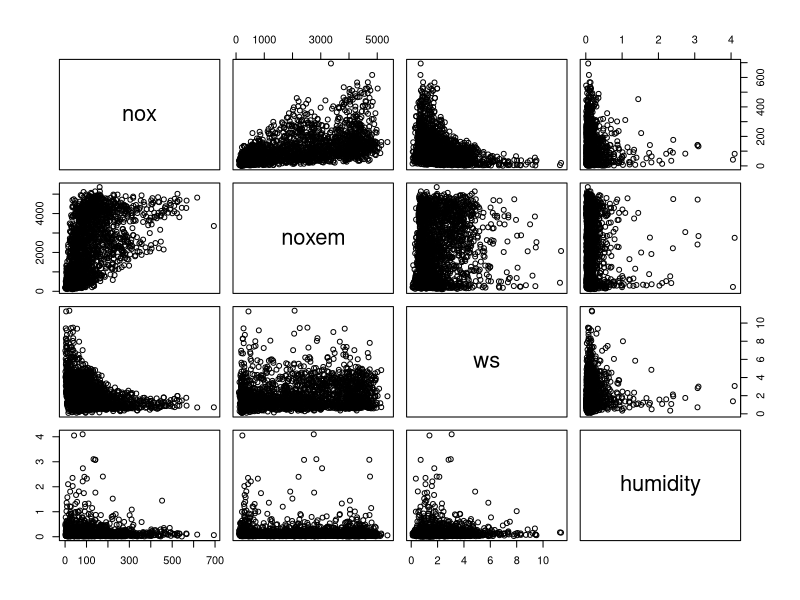
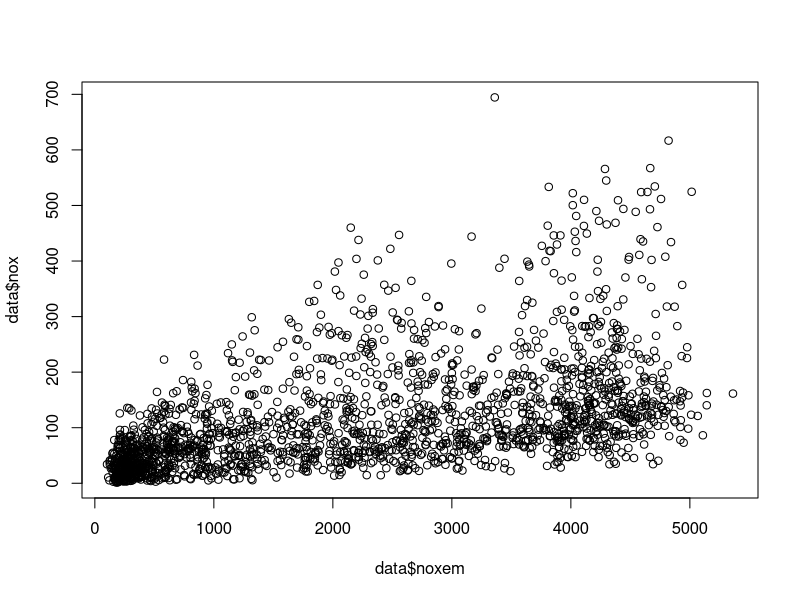
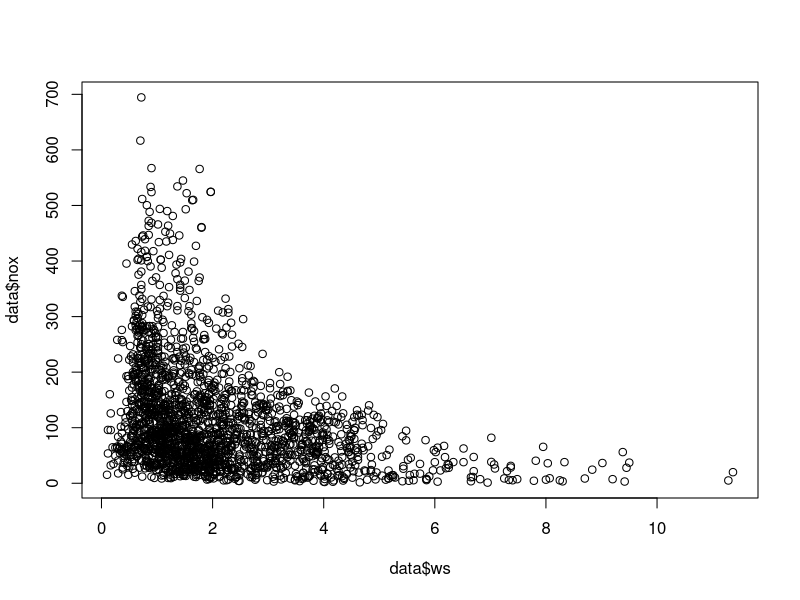
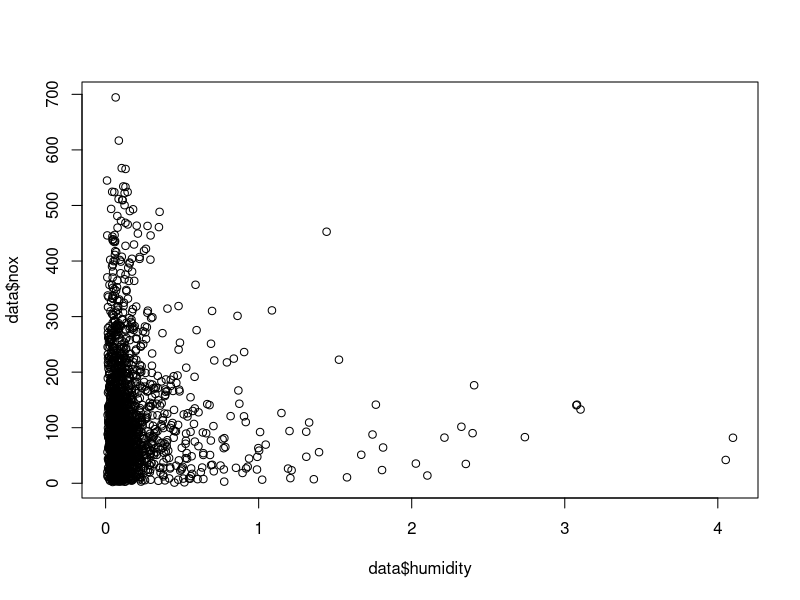
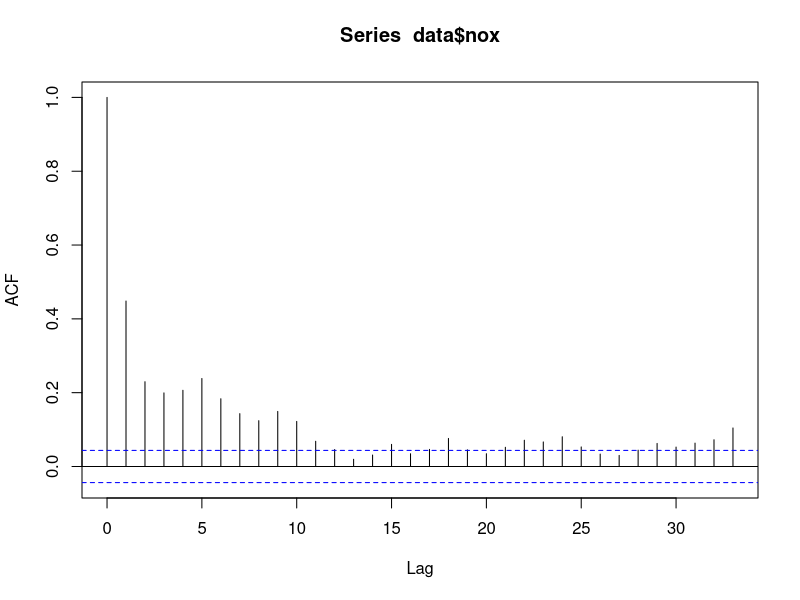
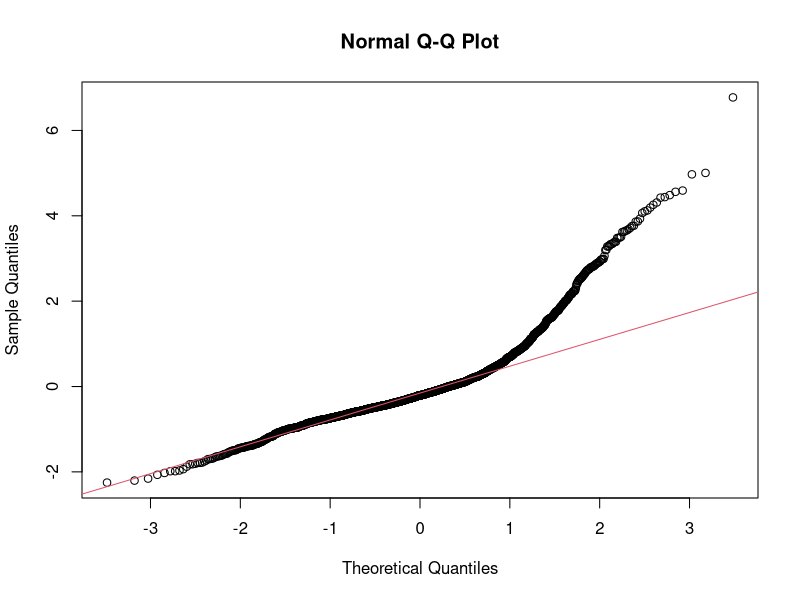

Write the R code that produced these figures, in order.
# Statistical Data and Analysis - ICA. 

# Import the data:

data <- read.table('emissionssw.dat', header = T)

# Initial Matrix plot of all variables.
pairs(data)

# Plots of Pairs of variables
plot(data$noxem,data$nox)
plot(data$ws,data$nox)
plot(data$humidity,data$nox)

# Auto-correlation ! 
acf(data$nox)


### Multivariate Linear Regression ### 

X = as.matrix(data[,c('noxem','ws','humidity')]);
Y = as.matrix(data[,'nox']);

nox.fit <- lm(Y ~ X[,1] + X[,2] + X[,3]);
summary(nox.fit);
nox.res <-residuals(nox.fit);
nox.stdres <- rstandard(nox.fit);
qqnorm(nox.stdres);
qqline(nox.stdres, col = 2);



